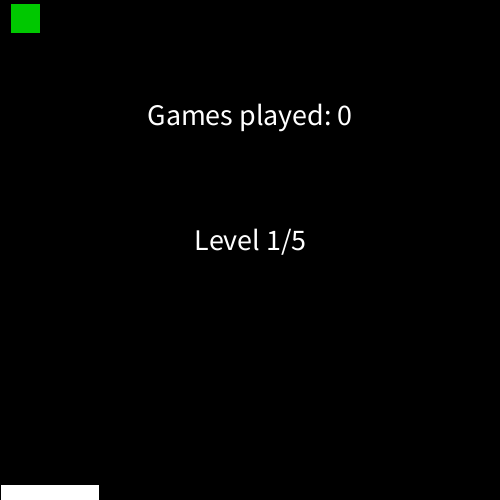
Frame 1 (no input)
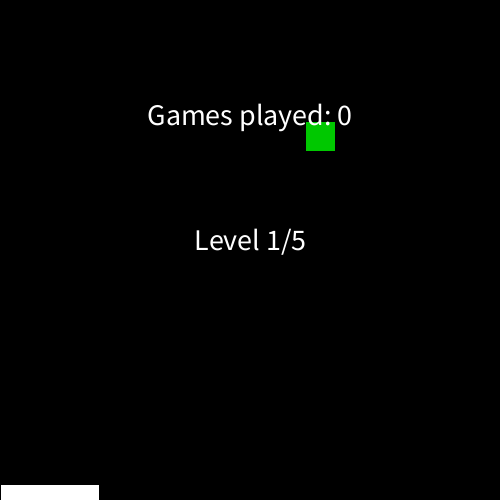
Frame 60 (the mouse pressed at the canvas centre just before this capture)
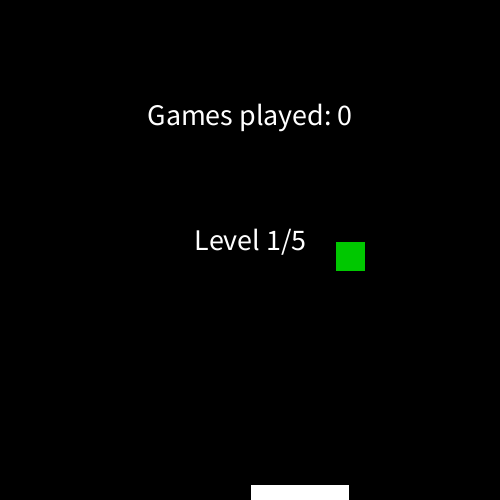
Frame 120 (the mouse held since frame 60 and released just before this capture)

The Processing sketch that drew these frames (run headless with seeded random() and noise(); from frame 60 on, the mouse is pressed at the canvas centre):

// Processing sketch: processing_101318
// ── processing_101318.pde

float posx = width/19;
float posy = height/62;
float velx = 5;
float vely = 2;
float pad_height = 16;
float pad_width = 99;
int score = 0;
int level = 1;
int moveArea = 30;

void setup(){
  size(500,500);
  background(0);
}

void draw(){
  background(0);
  posx += velx;
  posy += vely;
  fill(0,200,0);
  rect(posx,posy,30,30);
  fill(255);
  rect(mouseX,height-pad_height,pad_width,pad_height);
  textSize(30);
  textAlign(CENTER);
  fill(255);
  text("Games played: " + score,width/2,height/4);
  fill(255);
  text("Level " + level + "/5", width/2,height/2);
  //stroke(255);
  //line(0,height-moveArea,width,height-moveArea);
  
  if (posx>=width-30){
    velx = -velx;
  }
  else if (posx<=0){
    velx = +-velx;
  }
  else if (posy>=(height-30)-pad_height && posx>=mouseX &&
           posx<mouseX + pad_width){
    vely = -vely;
  }
  else if (posy>=height - 30){
    posx = width/2;
    posy = height/2;
    score += 1;
    velx = 5;
    vely = 2;
    level = 1;
  }
  else if (posy<=0){
    vely = +-vely * 1.2;
  }
  
  if (vely>=3){
    level = 2;
  }
  else if (vely>=4){
    level = 3;
  }
  else if (vely>=5){
    level = 4;
  }
  else if (vely>=7){
    level = 5;
  }
  
}
